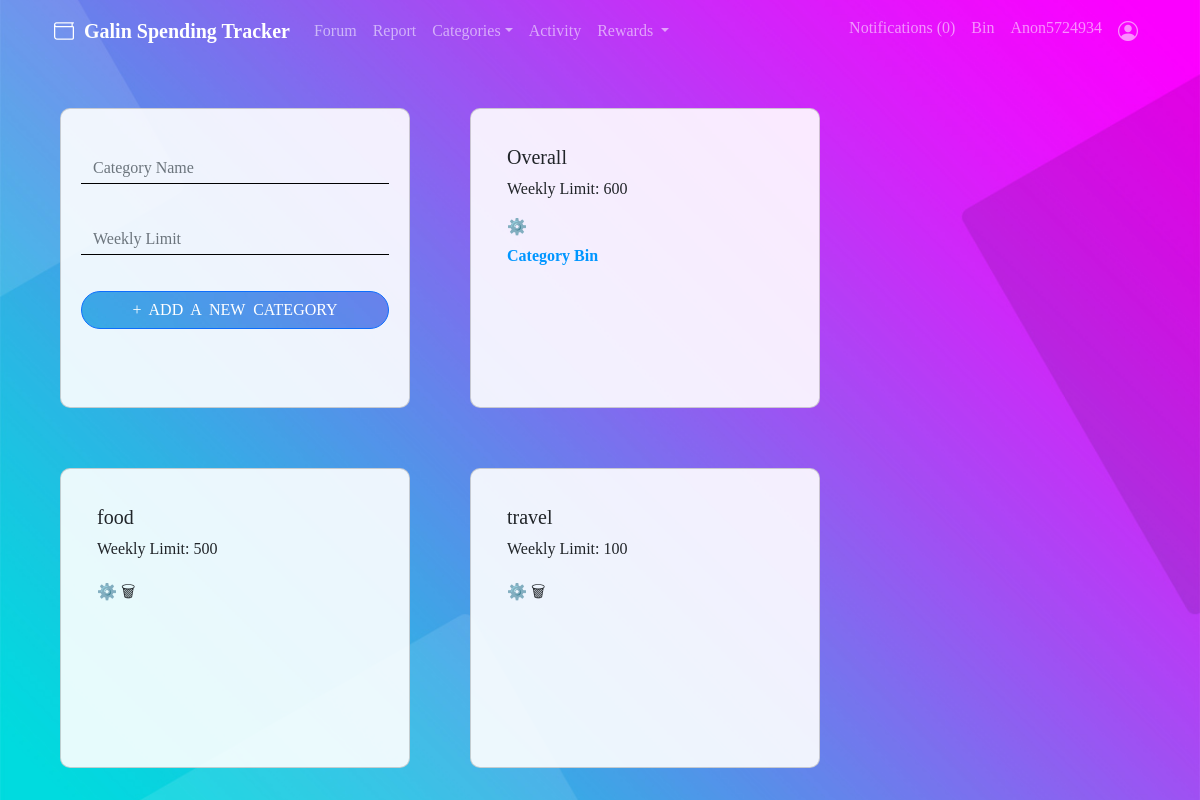
The app's page /category_list (signed in) with its own data.
### tracker/models.py (models this page shows, shortened)
class User(AbstractBaseUser, PermissionsMixin):
    email = models.EmailField(
        unique=True,
        max_length=50,
        blank=False,
    )
    first_name = models.CharField(max_length=50, blank=False)
    last_name = models.CharField(max_length=50, blank=False)
    is_staff = models.BooleanField(default=False)
    is_superuser = models.BooleanField(default=False)
    is_active = models.BooleanField(default=True)
    available_categories = models.ManyToManyField('Category', symmetrical = False, related_name = 'users')
    username = models.CharField(max_length=50, default=random_username, blank=True)
    trees = models.IntegerField(default=0)
    has_email_sent = models.BooleanField(default=False)
    objects = UserManager()
    USERNAME_FIELD = 'email'

class Category(models.Model):
    name = models.CharField(max_length=50, blank=False)
    week_limit = models.PositiveIntegerField()
    is_global = models.BooleanField(default=False)
    is_overall = models.BooleanField(default=False)
    is_binned = models.BooleanField(default=False)
    class Meta:
        verbose_name = 'Category'
        verbose_name_plural = 'Categories'

### tracker/helpers.py (the view)
    def modified_view_function(request):
        if request.user.is_authenticated==False:
            return redirect('home')
        else:
            return view_function(request)

### tracker/forms.py
class AddCategoryForm(forms.ModelForm):
    class Meta:
        model = Category
        fields = ['name', 'week_limit']
    name = forms.CharField(label='', widget=forms.TextInput(attrs={'style':'width:100%; height:10%', 'placeholder': 'Category Name'}))
    week_limit = forms.CharField(label='', widget=forms.TextInput(attrs={'style':'width:100%; height:10%', 'placeholder': 'Weekly Limit'}))

### tracker/context_processors.py (called while the page is built, shortened)
def searchFunction(request):
    context = {}
    posts = Post.objects.all()
    return context

def notifications(request):
    if request.user.is_authenticated:
        return {'notifications': request.user.notifications.filter(is_read=False)
    }
    else:
        return  {'notifications': []}

### tracker/helpers.py (called while the page is built)
def anonymous_prohibited(view_function):
    def modified_view_function(request):
        if request.user.is_authenticated==False:
            return redirect('home')
        else:
            return view_function(request)
    return modified_view_function

### tracker/templates/category_list.html (shortened to what this page needs)
{% extends 'base_content.html' %}
{% block content %}
<div class = "row">
    <div class = 'card main-cardFive' style="margin: 30px">
        <form method="POST" enctype='multipart/form-data'>
            {% include 'partials/bootstrap_form.html' with form=form %}
            <input type="submit" value="+  ADD  A  NEW  CATEGORY" class='btn btn-primary'>
        </form>
    </div>
    <div class = 'card main-cardFive' style="margin: 30px">
        <div class = 'card-body'>
            <h5 class = 'card-title'>{{ overall.name }}</h5>
            <p class = 'card-text'>Weekly Limit: {{ overall.week_limit }}</p>
            <div class = "row">
                <h6><a href="edit_category/{{ overall.id }}">⚙️</a></h6>
            </div>
            <div>
                <a href="{% url 'category_bin' %}">Category Bin</a>
            </div>
        </div>
    </div>
    {% for category in categories %}
        <div class = 'card main-cardFive' style="margin: 30px">
            <div class = 'card-body'>
                <h5 class="card-title">{{ category.name }}</h5>
                <p class="card-text">Weekly Limit: {{ category.week_limit }}</p>
                <div class = "row">
                        <div class="action_button" >
                        <a href="edit_category/{{ category.id }}">⚙️</a>
                            <label>
                                <input value="🗑" type="button" data-bs-toggle="modal" data-bs-target="#bin_category_modal{{ forloop.counter }}"> 🗑
                            </label>
                        </div>
                </div>
            </div>
        </div>
    {% endfor %}
</div>
{% endblock %}

### tracker/templates/partials/menu.html (shortened to what this page needs)
<div class="collapse navbar-collapse" id="navbarSupportedContent">
  <ul class="navbar-nav me-auto mb-2 mb-lg-0">
    <li class="nav-item">
      <a class="nav-link" href="{% url 'forum_home' %}">Forum</a>
    </li>
    <li class="nav-item">
      <a class="nav-link" href="{% url 'report' %}">Report</a>
    </li>
    <li class="nav-item dropdown">
      <a class="nav-link dropdown-toggle" href="#" role="button" data-bs-toggle="dropdown" aria-expanded="false">Categories</a>
    </li>
    <li class="nav-item">
      <a class="nav-link" href="{% url 'my_activity' %}?num_items=10">Activity</a>
    </li>
    <li class="nav-item dropdown">
      <a class="nav-link dropdown-toggle" href="#" role="button" data-bs-toggle="dropdown" aria-expanded="false">
        Rewards
      </a>
    </li>
  </ul>
  <ul class="navbar-nav ms-auto mb-2 mb-lg-0">
    {% if notifications.count == 0 %}
    <li class="nav-item">
      <a class="nav-link" href="{% url 'notifications' %}">Notifications ({{notifications.count}})</a>
    </li>
    {% elif notifications.count > 0 %}
    <li class="nav-item">
      <a class="nav-link" style="color:rgb(146, 36, 36)" href="{% url 'notifications' %}"> <b>Notifications ({{notifications.count}}) </b></a>
    </li>
    {% endif %}
      <a class="nav-link" href="{% url 'expenditure_bin' %}">Bin</a>
    <li class="nav-item">
      <a class="nav-link">  {{user.username}} </a>
    </li>
    <li class="nav-item dropdown">
      <a class="nav-link" href="#" role="button" data-bs-toggle="dropdown" aria-expanded="false">
        <span class='bi-person-circle' style='font-size: 1.25rem'></span>
      </a>
    </li>
  </ul>
</div>

### static/custom.css (style rules this page uses)
.main-cardFive { background-color: rgba(255, 255, 255, 0.9); margin-bottom: 30px; width: 350px; height: 300px; padding-top: 20px; padding-left: 20px; padding-right: 20px; border-radius: 10px; }
.btn-primary { background: url('images/btn-p.jpg') no-repeat; margin-top: 20px; width: 100%; border-radius: 50px 50px 50px 50px; color:rgb(255, 255, 255); }
input[type=text] { background: transparent; border: none; border-bottom: 1px solid #000000; border-radius: 0%; }
.action_button label { margin: 3px 5px 0 0; position: relative; cursor: pointer; }
* { box-sizing: border-box; }
html { font-size: 16px; font-family: 'Titillium Web', sans-serif; background-color: rgb(0,0,0); color: #FEFEFE; }
a { color: rgb(0, 150, 255); font-weight: bolder; text-decoration: none; }

### records on screen
User: username "Anon5724934"
Category: name "Overall", week_limit "600"
Category: name "food", week_limit "500"
Category: name "travel", week_limit "100"

### other values on screen
{{ notifications.count }} "0"
